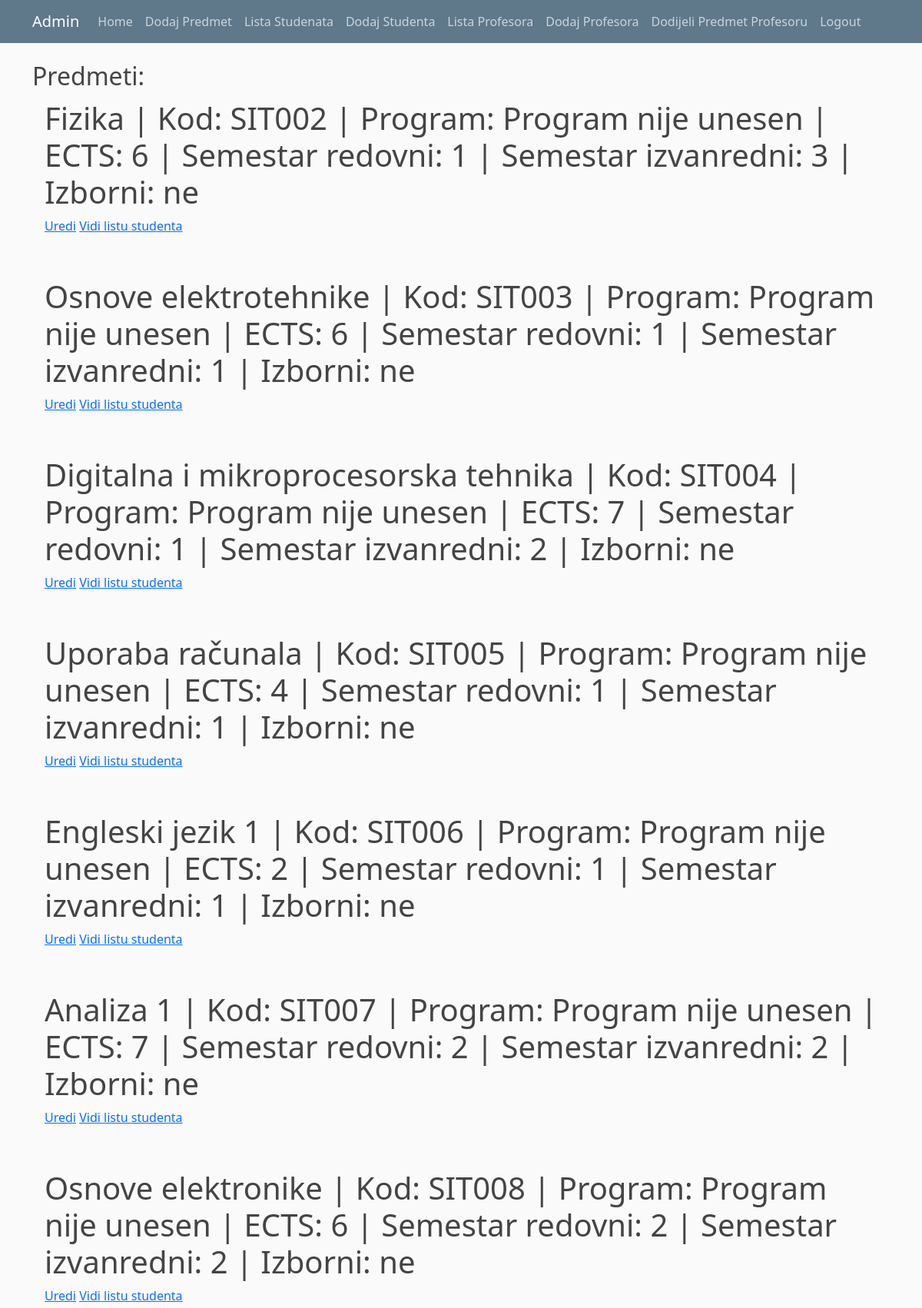
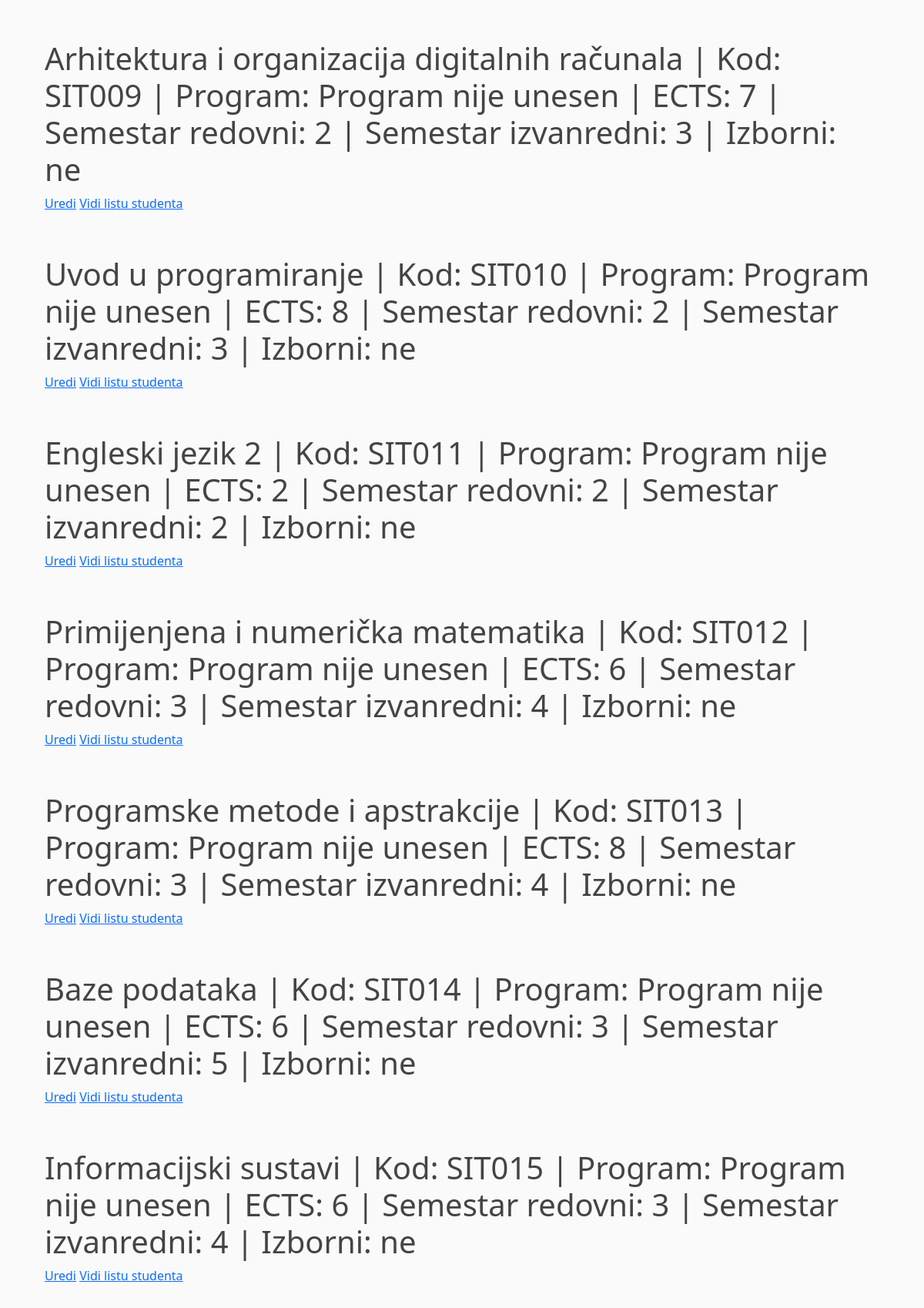
Page / (signed in, upper part) on the committed database (2 pictures, top to bottom).
### app1/models.py (models this page shows, shortened)
class Predmeti(models.Model):
    IZBORNI = (('da', 'da'), ('ne', 'ne'))
    name = models.CharField(max_length=50)
    kod = models.CharField(max_length=50)
    program = models.CharField(max_length=50)
    ects = models.IntegerField()
    sem_red = models.IntegerField()
    sem_izv = models.IntegerField()
    izborni = models.CharField(max_length=50, choices=IZBORNI)
    nositelj = models.ForeignKey(Korisnik, on_delete=models.CASCADE, null=True)

### app1/views.py (the view)
# urls.py: path('', views.main, name='main'),
@login_required(login_url='/login/')
def main(request):
    currentUser = request.user
    role = str(request.user.role)
    print(role == 'stu')
    if not currentUser.is_authenticated:
        return redirect('login')
    elif currentUser.is_authenticated and role == 'stu':
        return redirect("student")
    elif currentUser.is_authenticated and role == 'prof':
        return redirect("profesor")
    else:
        lista_predmeta = Predmeti.objects.all()
        return render(request, 'index.html', {'lista_predmeta' : lista_predmeta})

### app1/models.py (called while the page is built)
    def __str__(self):
        return '%s' % (self.role)

### app1/templates/index.html
{% extends "base.html" %}
{% block content %}
	<header class="site-header">
		<nav class="navbar navbar-expand-md navbar-dark bg-steel fixed-top">
		<div class="container">
			<a class="navbar-brand mr-4" href="/">Admin</a>
			<div class="collapse navbar-collapse mr-auto" id="navbarToggle">
			<div class="navbar-nav mr-auto">
				<a class="nav-item nav-link active" href="/">Home</a>
				<a class="nav-item nav-link" href="/dodajPredmet">Dodaj Predmet</a>
				<a class="nav-item nav-link" href="/listaStudenata">Lista Studenata</a>
				<a class="nav-item nav-link" href="/dodajStudenta">Dodaj Studenta</a>
				<a class="nav-item nav-link" href="/listaProfesora">Lista Profesora</a>
				<a class="nav-item nav-link" href="/dodajProfesora">Dodaj Profesora</a>
				<a class="nav-item nav-link" href="/dodijeliPredmet">Dodijeli Predmet Profesoru</a>
			</div>
			<div class="navbar-nav ml-auto">
				{% if user.is_authenticated%}
					<a class="nav-item nav-link" href="/logout">Logout</a>
				{% else %}
					<a class="nav-item nav-link" href="/login">Login</a>
				{% endif %}
			</div>
			</div>
		</div>
		</nav>
	</header>
	<h2>Predmeti:</h2>
	{% if lista_predmeta %}
	<div class="container-fluid">
		{% for p in lista_predmeta %}
		<div class="container-fluid p-1 mb-5"><h1 class="display-6">{{ p.name }} | Kod: {{ p.kod }} | Program: {{ p.program }} | ECTS: {{ p.ects }}
			| Semestar redovni: {{ p.sem_red }} | Semestar izvanredni: {{ p.sem_izv }} | Izborni: {{ p.izborni }}</h1>
			 <a href="/predmet/{{p.id}}">Uredi</a>
			 <a href="/predmet-stu-list/{{p.id}}">Vidi listu studenta</a>
		</div>
		{% endfor %}
	</div>
	{% endif %}
{% endblock %}

### app1/templates/base.html (shortened to what this page needs)
{% load static %}
<!DOCTYPE html>
<html lang="en">
	<head>
		<link
			href="https://cdn.jsdelivr.net/npm/bootstrap@5.3.0/dist/css/bootstrap.min.css"
			rel="stylesheet"
		/>
		<link rel="stylesheet" type="text/css" href="{% static 'css/main.css' %}" />
	</head>
	<body>
		<main role="main" class="container">
			{% block content %}{% endblock %}
		</main>
	</body>
</html>

### app1/static/css/main.css (style rules this page uses)
body { background: #fafafa; color: #333333; margin-top: 5rem; }
h1, h2, h3, h4, h5, h6 { color: #444444; }
.bg-steel { background-color: #5f788a; }
.site-header .navbar-nav .nav-link { color: #cbd5db; }
.site-header .navbar-nav .nav-link.active { font-weight: 500; }

### rows in the picture
Predmeti: name "Fizika", kod "SIT002", program "Program nije unesen", ects "6", sem_red "1", sem_izv "3", izborni "ne"
Predmeti: name "Osnove elektrotehnike", kod "SIT003", program "Program nije unesen", ects "6", sem_red "1", sem_izv "1", izborni "ne"
Predmeti: name "Digitalna i mikroprocesorska tehnika", kod "SIT004", program "Program nije unesen", ects "7", sem_red "1", sem_izv "2", izborni "ne"
Predmeti: name "Uporaba računala", kod "SIT005", program "Program nije unesen", ects "4", sem_red "1", sem_izv "1", izborni "ne"
Predmeti: name "Engleski jezik 1", kod "SIT006", program "Program nije unesen", ects "2", sem_red "1", sem_izv "1", izborni "ne"
Predmeti: name "Analiza 1", kod "SIT007", program "Program nije unesen", ects "7", sem_red "2", sem_izv "2", izborni "ne"
Predmeti: name "Osnove elektronike", kod "SIT008", program "Program nije unesen", ects "6", sem_red "2", sem_izv "2", izborni "ne"
Predmeti: name "Arhitektura i organizacija digitalnih računala", kod "SIT009", program "Program nije unesen", ects "7", sem_red "2", sem_izv "3", izborni "ne"
Predmeti: name "Uvod u programiranje", kod "SIT010", program "Program nije unesen", ects "8", sem_red "2", sem_izv "3", izborni "ne"
Predmeti: name "Engleski jezik 2", kod "SIT011", program "Program nije unesen", ects "2", sem_red "2", sem_izv "2", izborni "ne"
Predmeti: name "Primijenjena i numerička matematika", kod "SIT012", program "Program nije unesen", ects "6", sem_red "3", sem_izv "4", izborni "ne"
Predmeti: name "Programske metode i apstrakcije", kod "SIT013", program "Program nije unesen", ects "8", sem_red "3", sem_izv "4", izborni "ne"
Predmeti: name "Baze podataka", kod "SIT014", program "Program nije unesen", ects "6", sem_red "3", sem_izv "5", izborni "ne"
Predmeti: name "Informacijski sustavi", kod "SIT015", program "Program nije unesen", ects "6", sem_red "3", sem_izv "4", izborni "ne"
